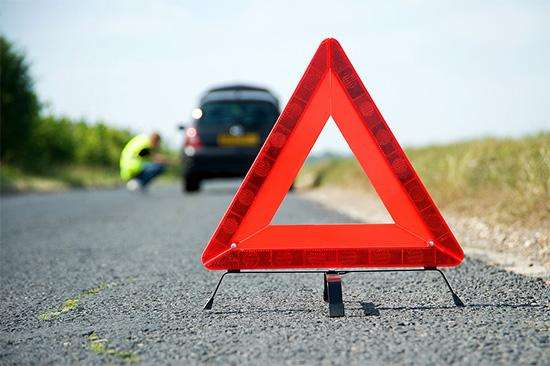
#> input picture color_detect/thriangle_light.jpeg, 550 x 366 px
$ jupyter execute color_detect_test.ipynb   (older library calls are emulated)
#> lines starting #> are read from the running program, lines starting #| are printed output that depends on the picture; after the words box and inside, x2 and y2 are one past the last pixel; in counts of white or black regions, pixels touching at a corner belong together
[cell 1]
import cv2
import numpy as np
import matplotlib.pyplot as plt

[cell 2]
# [4 lines of commented-out code are left out]
image = cv2.imread(r'./thriangle_light.jpeg')
#> image is the input picture: shape (366, 550, 3); mean B, G, R 150.5, 156, 171.5
# image = plt.imread(r'./apple_example.jpeg')

[cell 3]
def merge_mask(mask1, mask2):
    return (mask1 + mask2) / 2

[cell 4]
imgHSV = cv2.cvtColor(image, cv2.COLOR_BGR2HSV)
#> imgHSV: shape (366, 550, 3); mean H, S, V 78.5, 67.7, 183.8

lower1 = np.array((0, 70, 50))
higher1 = np.array([10, 255, 255])
lower2 = np.array((170, 70, 50))
higher2 = np.array([180, 255, 255])

# detect red
mask1 = cv2.inRange(imgHSV, lower1, higher1)
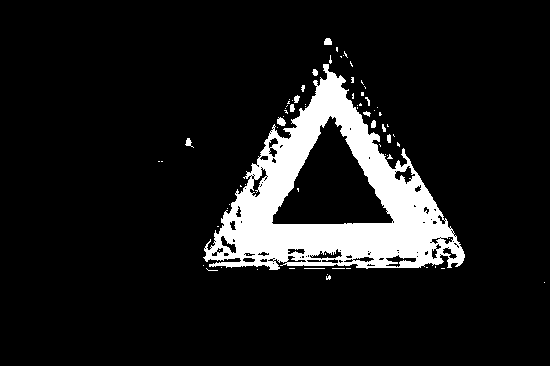
#> mask1: shape (366, 550); 10.2% white; 73 white regions (59 under 20 px), largest, box (x1, y1, x2, y2) and area: (203, 64, 465, 270) 19936, (277, 117, 286, 126) 57, (324, 38, 332, 45) 48
mask2 = cv2.inRange(imgHSV, lower2, higher2)
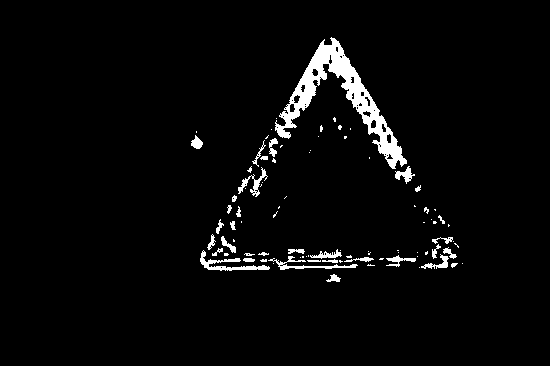
#> mask2: shape (366, 550); 3.4% white; 88 white regions (53 under 20 px), largest, box (x1, y1, x2, y2) and area: (275, 37, 407, 169) 3760, (200, 250, 270, 271) 411, (268, 256, 358, 270) 301
mask = mask1|mask2
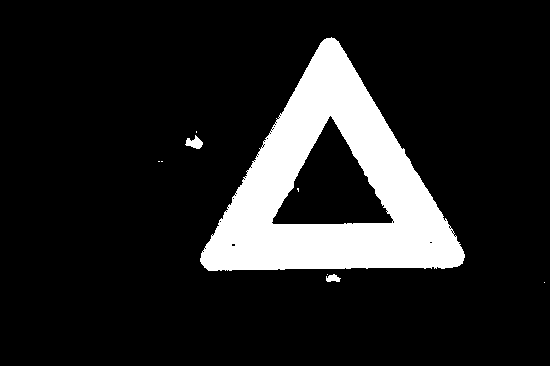
#> mask: shape (366, 550); 13.6% white; 9 white regions (6 under 20 px), largest, box (x1, y1, x2, y2) and area: (200, 37, 465, 271) 27164, (185, 135, 203, 149) 143, (326, 274, 341, 282) 83

# detect edge
x = cv2.Sobel(mask, cv2.CV_16S, 1, 0)
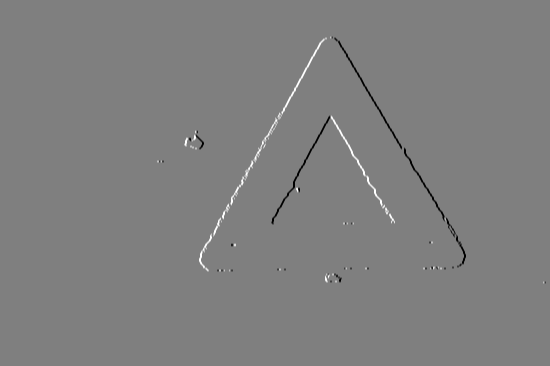
#> x: shape (366, 550) int16; min -1020, max 1020, mean 0; drawn with min black and max white
y = cv2.Sobel(mask, cv2.CV_16S, 0, 1)

absX = cv2.convertScaleAbs(x)
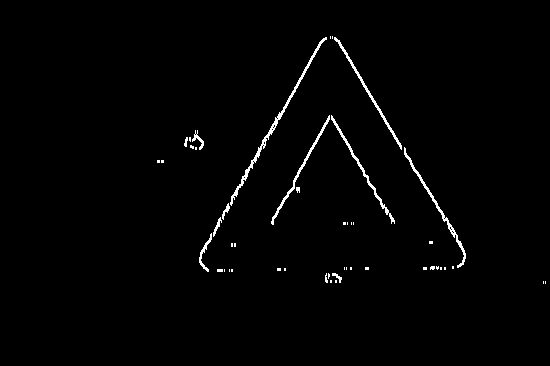
#> absX: shape (366, 550); 1.3% white in thin lines or dots, all inside (x1, y1, x2, y2) = (157, 36, 546, 284)
absY = cv2.convertScaleAbs(y)
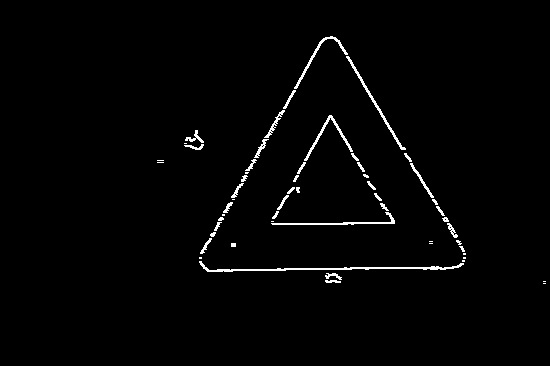
#> absY: shape (366, 550); 1.6% white in thin lines or dots, all inside (x1, y1, x2, y2) = (157, 36, 546, 284)
sobel = cv2.addWeighted(absX, 0.5, absY, 0.5, 0)

# sobel = 255-sobel
sobel = cv2.cvtColor(sobel, cv2.COLOR_GRAY2RGB)
#> sobel: shape (366, 550, 3)

result = cv2.addWeighted(image, 0.3, sobel, 1, 0)
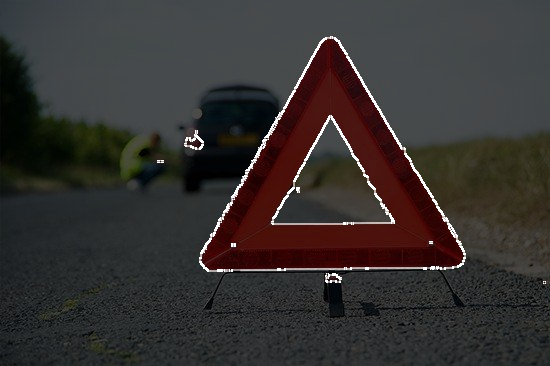
#> result: shape (366, 550, 3); mean B, G, R 48.4, 50.1, 54.5
# plt.imshow(cv2.cvtColor(image, cv2.COLOR_BGR2RGB))

plt.imshow(cv2.cvtColor(imgHSV, cv2.COLOR_HSV2RGB))
# plt.imshow(mask1)print(max(imgHSV))

[cell 5]
plt.imshow(mask1)

[cell 6]
plt.imshow(mask2)

[cell 7]
plt.imshow(sobel)

[cell 8]
plt.imshow(cv2.cvtColor(result, cv2.COLOR_BGR2RGB))

$ run again, with color_detect/apple_example.jpeg copied over color_detect/thriangle_light.jpeg
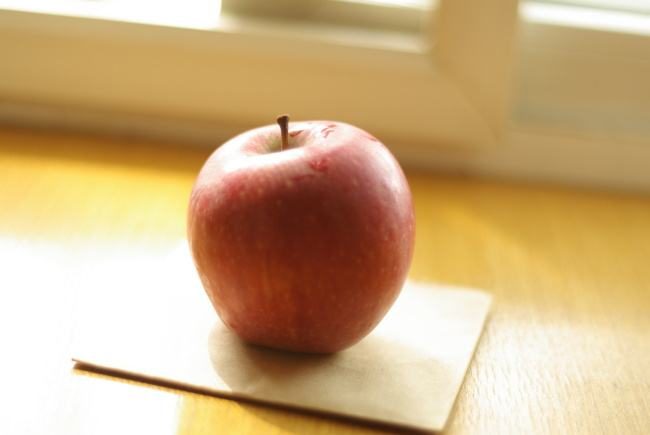
#> input picture color_detect/apple_example.jpeg, 650 x 435 px
#> image is the input picture: shape (435, 650, 3); mean B, G, R 127.9, 172.6, 203.7
#> imgHSV: shape (435, 650, 3); mean H, S, V 17.9, 107.5, 203.8
#> `mask1 = cv2.inRange(imgHSV, lower1, higher1)`:
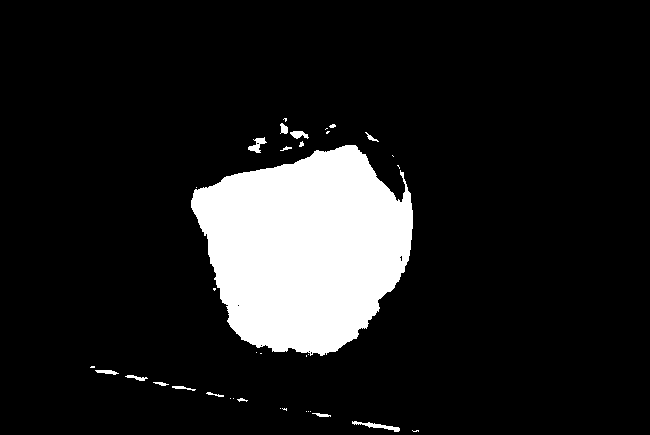
#> mask1: shape (435, 650); 12.1% white; 36 white regions (20 under 20 px), largest, box (x1, y1, x2, y2) and area: (191, 145, 413, 356) 33230, (352, 421, 400, 432) 173, (248, 137, 267, 153) 137
#> mask2: shape (435, 650); every value is 0
#> absX: shape (435, 650); 1% white in thin lines or dots, all inside (x1, y1, x2, y2) = (89, 117, 420, 433)
#> `result = cv2.addWeighted(image, 0.3, sobel, 1, 0)`:
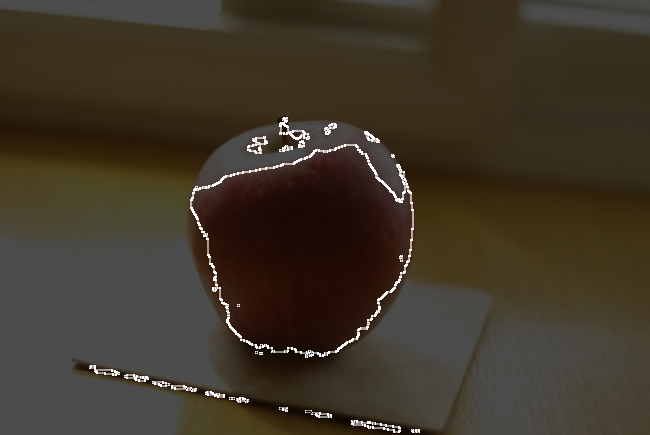
#> result: shape (435, 650, 3); mean B, G, R 40.9, 54.3, 63.5

$ run again, with color_detect/bus-red-line-img.jpg copied over color_detect/thriangle_light.jpeg
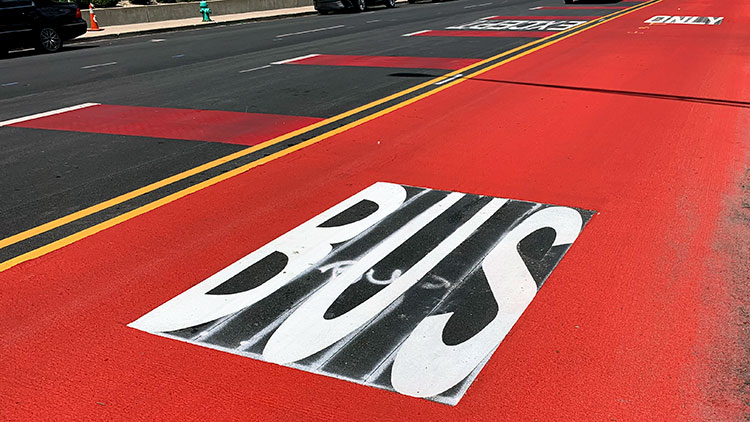
#> input picture color_detect/bus-red-line-img.jpg, 750 x 422 px
#> image is the input picture: shape (422, 750, 3); mean B, G, R 77.5, 84.1, 166.9
#> imgHSV: shape (422, 750, 3); mean H, S, V 39.3, 120.6, 168.9
#> `mask1 = cv2.inRange(imgHSV, lower1, higher1)`:
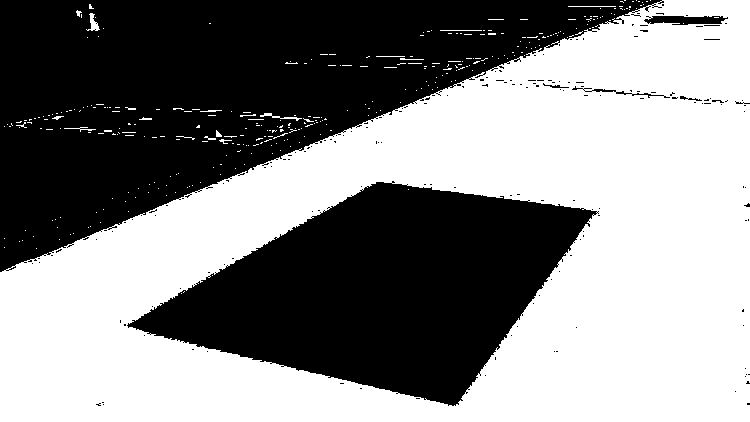
#> mask1: shape (422, 750); 53.2% white; 173 black regions (167 under 20 px), largest, box (x1, y1, x2, y2) and area: (0, 0, 664, 272) 88690, (127, 181, 599, 406) 58006, (644, 16, 728, 25) 563, (572, 86, 670, 98) 167, (543, 83, 569, 88) 42, (680, 96, 702, 101) 40
#> mask2: shape (422, 750); 3.7% white; 411 white regions (399 under 20 px), largest, box (x1, y1, x2, y2) and area: (3, 104, 325, 146) 6789, (288, 54, 484, 70) 1752, (411, 30, 560, 38) 742
#> mask: shape (422, 750); 56.9% white; 37 black regions (34 under 20 px), largest, box (x1, y1, x2, y2) and area: (0, 0, 662, 272) 78264, (127, 182, 597, 406) 57626, (645, 16, 723, 24) 496
#> absX: shape (422, 750); 2% white in thin lines or dots
#> absY: shape (422, 750); 3.2% white in thin lines or dots
#> `result = cv2.addWeighted(image, 0.3, sobel, 1, 0)`:
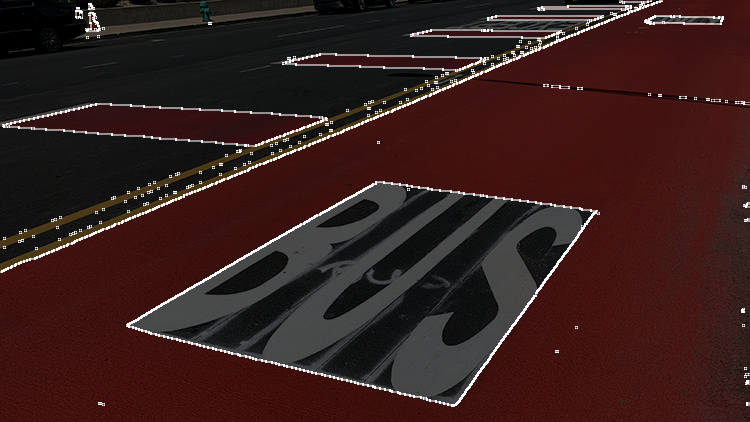
#> result: shape (422, 750, 3); mean B, G, R 29.4, 31.2, 55.7
